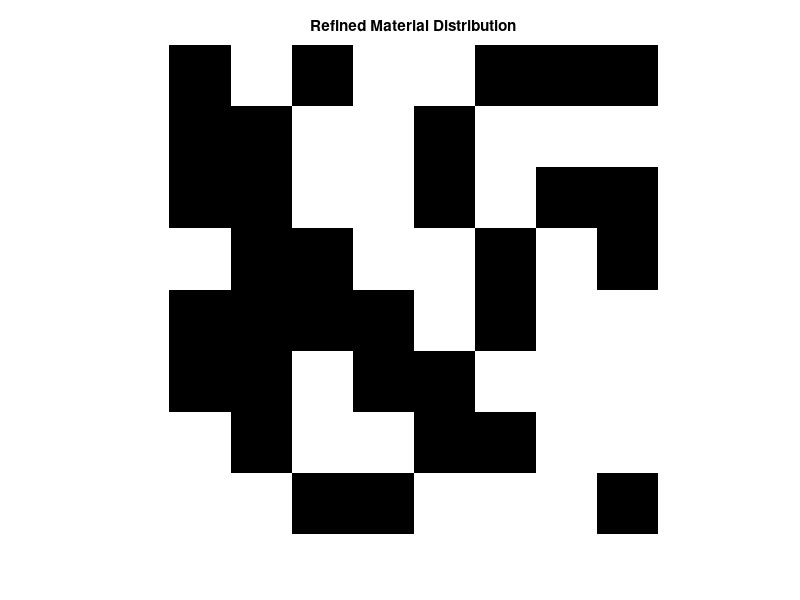

Source code (MATLAB): (Note: this script raises an error after producing the figure.)
% FEM code for in-plane loaded plate using quadrilateral elements (2D plane stress)
clear all; clc; close all;

%% load mat distribution
load('material_distribution.mat'); 

%% refine 
% Refinement Factor
refinementFactor = 1;  % Adjust to refine mesh (e.g., 2 = 16x16 elements)

% Compute New Mesh Size
size_mat = size(material_distribution); 
numElementsY = size_mat(1); 
numElementsX = numElementsY; 
newNumElementsX = numElementsX * refinementFactor;
newNumElementsY = numElementsY * refinementFactor;



% Generate Refined Material Distribution
new_material_distribution = zeros(newNumElementsY, newNumElementsX);

for row = 1:numElementsY
    for col = 1:numElementsX
        matType = material_distribution(row, col); % Get material type

        % Map to refined elements
        newRowStart = (row - 1) * refinementFactor + 1;
        newColStart = (col - 1) * refinementFactor + 1;

        % Assign the same material to all refined sub-elements
        new_material_distribution(newRowStart:newRowStart+refinementFactor-1, ...
                                  newColStart:newColStart+refinementFactor-1) = matType;
    end
end

%% Plot Refined Material Distribution
figure;
imagesc(new_material_distribution);
colormap(gray); % 0=dark, 1=light
title('Refined Material Distribution');
axis equal; axis off;


%%
% Material properties
E1 = 1000e6;       % Young's modulus (Pa)
E2 = 100e6;       % Young's modulus (Pa) % change back to 100

    % Note: this is an input to materialMatrix.m function need to adjust so
    % two moduli can be input for the two phases

nu = 0.3;        % Poisson's ratio
t = 0.01;        % Thickness of the plate (m)

% Geometry of the plate
Lx = 1.0;        % Length of the plate in x-direction (m)
Ly = 1.0;        % Length of the plate in y-direction (m)

% Mesh generation
nx = newNumElementsX;    % Number of elements along x-axis
ny = nx;         % Number of elements along y-axis
[nodes, elements] = rectangularQuadMesh(Lx, Ly, nx, ny);

% Number of nodes and elements
numNodes = size(nodes, 1);
numElements = size(elements, 1);

% Initialize global stiffness matrix and force vector
K = zeros(2*numNodes, 2*numNodes);
F = zeros(2*numNodes, 1);

% Gaussian quadrature points and weights
[gaussPoints, gaussWeights] = getGaussQuadrature(2);

%% Old Global Stiffness matrix generation and assembly
% % Assembly of global stiffness matrix
% for e = 1:numElements
%     % Element nodes
%     nodeIndex = elements(e, :);
%     elemNodes = nodes(nodeIndex, :);
%     
%     % Element stiffness matrix
%     Ke = zeros(8, 8); % 4 nodes, 2 DOFs per node
%     for gp = 1:length(gaussWeights)
%         xi = gaussPoints(gp, 1);
%         eta = gaussPoints(gp, 2);
%         [N, dN_dxi, dN_deta] = shapeFunctions(xi, eta);
%         J = Jacobian(elemNodes, dN_dxi, dN_deta);
%         B = strainDisplacementMatrix(dN_dxi, dN_deta, J);
%         D = materialMatrix(E, nu);
%         Ke = Ke + B' * D * B * det(J) * gaussWeights(gp) * t;
%     end
%     
%     % Assembly into global stiffness matrix
%     for i = 1:4
%         for j = 1:4
%             K(2*nodeIndex(i)-1:2*nodeIndex(i), 2*nodeIndex(j)-1:2*nodeIndex(j)) = ...
%                 K(2*nodeIndex(i)-1:2*nodeIndex(i), 2*nodeIndex(j)-1:2*nodeIndex(j)) + Ke(2*i-1:2*i, 2*j-1:2*j);
%         end
%     end
% end
%% Global Stiffness - changing E for different material 
% Assembly of global stiffness matrix


for e = 1:numElements
    % Element nodes
    nodeIndex = elements(e, :);
    elemNodes = nodes(nodeIndex, :);
    
    % Get material type for this element (using material_distribution matrix)
    % Assume material_distribution is an NxM matrix, where N=8, M=8 (size of the grid)
    [row, col] = ind2sub([newNumElementsY, newNumElementsX], e);
    material_type = new_material_distribution(row, col,1); % Extract material type from distribution matrix
    
    % Set the Young's Modulus based on the material type
    if material_type == 0
        E = E1; % Material 1
    else
        E = E2; % Material 2
    end
    
    % Element stiffness matrix
    Ke = zeros(8, 8); % 4 nodes, 2 DOFs per node
    for gp = 1:length(gaussWeights)
        xi = gaussPoints(gp, 1);
        eta = gaussPoints(gp, 2);
        [N, dN_dxi, dN_deta] = shapeFunctions(xi, eta);
        J = Jacobian(elemNodes, dN_dxi, dN_deta);
        B = strainDisplacementMatrix(dN_dxi, dN_deta, J);
        
        % Material matrix for current material (with E, nu)
        D = materialMatrix(E, nu);
        
        % Assemble element stiffness matrix
        Ke = Ke + B' * D * B * det(J) * gaussWeights(gp) * t;
    end
    
    % Assembly into global stiffness matrix
    for i = 1:4
        for j = 1:4
            K(2*nodeIndex(i)-1:2*nodeIndex(i), 2*nodeIndex(j)-1:2*nodeIndex(j)) = ...
                K(2*nodeIndex(i)-1:2*nodeIndex(i), 2*nodeIndex(j)-1:2*nodeIndex(j)) + Ke(2*i-1:2*i, 2*j-1:2*j);
        end
    end
end



%%


% Apply boundary conditions (fixed at left edge)
fixedNodes = find(nodes(:, 1) == 0); % Nodes on the left edge
fixedDofs = [2*fixedNodes-1; 2*fixedNodes]; % Corresponding DOFs
freeDofs = setdiff(1:2*numNodes, fixedDofs);

% % Apply external force (uniform load on right edge)
% forceNodes = find(nodes(:, 1) == Lx); % Nodes on the right edge
% % F(2*forceNodes) = 100000; % Apply force in (2*forceNodes-1) x-direction  (2*forceNodes) y-direction
% F(2*forceNodes-1) = -100;

% Apply external force (uniform load on right edge)
forceNodes = find(nodes(:, 1) == Lx); % Nodes on the right edge
% F(2*forceNodes) = 100000; % Apply force in (2*forceNodes-1) x-direction  (2*forceNodes) y-direction
F(2*forceNodes-1) = -1000/length(forceNodes); %distribute load based on number of nodes

% Solve for displacements
U = zeros(2*numNodes, 1);
U(freeDofs) = K(freeDofs, freeDofs) \ F(freeDofs);

% Calculate stresses
stresses = zeros(numElements, 3); % [sigma_xx, sigma_yy, tau_xy]
for e = 1:numElements
    nodeIndex = elements(e, :);
    elemNodes = nodes(nodeIndex, :);
    Ue = zeros(8, 1); % Initialize Ue as an 8x1 vector
    for i = 1:4
        Ue(2*i-1) = U(2*nodeIndex(i)-1); % x-displacement for node i
        Ue(2*i) = U(2*nodeIndex(i));     % y-displacement for node i
    end
    
    % Evaluate shape functions and derivatives at the centroid (xi = 0, eta = 0)
    [N, dN_dxi, dN_deta] = shapeFunctions(0, 0);
    
    % Compute Jacobian matrix
    J = Jacobian(elemNodes, dN_dxi, dN_deta);
    
    % Compute strain-displacement matrix B
    B = strainDisplacementMatrix(dN_dxi, dN_deta, J); % B should be 3x8
    
    % Compute material matrix D
    D = materialMatrix(E, nu); % D should be 3x3
    
    % Compute stresses: sigma = D * B * Ue
    stresses(e, :) = (D * B * Ue)'; 
end

% Display results
% disp('Nodal Displacements:');
% disp(U);
% disp('Element Stresses:');
% disp(stresses);
%%
% Plot boundary conditions and applied forces
plotBoundaryConditionsAndForces(nodes, fixedNodes, forceNodes);

% Plot deformed shape with scaling
scaleFactor = 100; % Scale factor for visualization
plotDeformedShape(nodes, elements, U, scaleFactor);

%% Reordering displacement and  plotting


% Number of nodes in each direction
numNodesX = nx + 1; 
numNodesY = ny + 1; 

% Assume 'U' is the displacement column vector (size: 2*numNodes x 1)
Ux = U(1:2:end); % Extract x-displacements
Uy = U(2:2:end); % Extract y-displacements

% Reshape into mesh-sized matrices
Ux_matrix = reshape(Ux, [numNodesY, numNodesX]); % ny rows, nx columns
Uy_matrix = reshape(Uy, [numNodesY, numNodesX]); % ny rows, nx columns

% Plot results (optional)
figure;
subplot(1,2,1);
imagesc(Ux_matrix);
colorbar;
title('X Displacement');

subplot(1,2,2);
imagesc(Uy_matrix);
colorbar;
title('Y Displacement');


